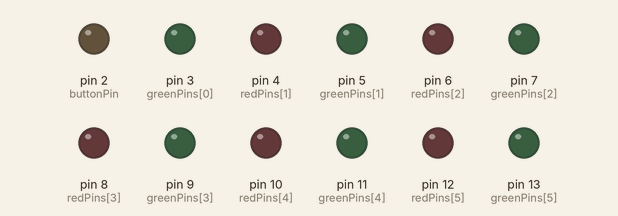
Bench run of a sketch on a simulated Arduino Uno, built with avr-gcc and run on an emulated ATmega328P. Parts: output pins drawn as LEDs (lit = HIGH).

Above: at 0.05 s.
At 2.25 s:
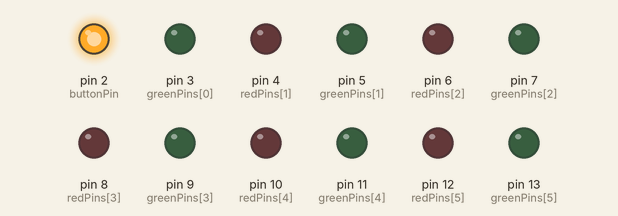
At 4.45 s:
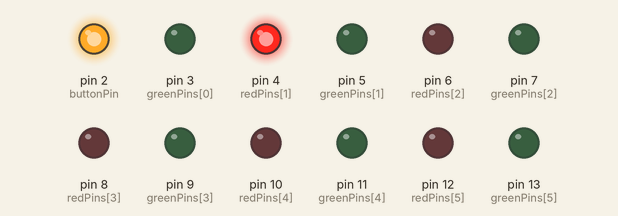
At 8.85 s:
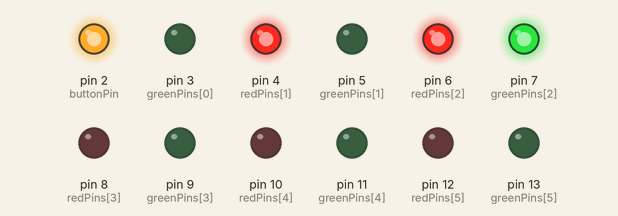
At 13.25 s:
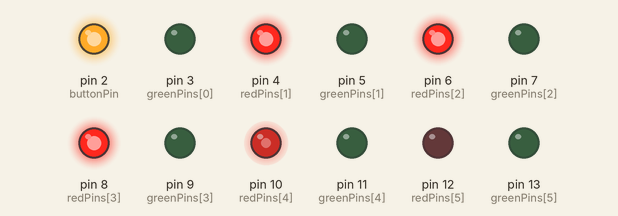
At 17.75 s:
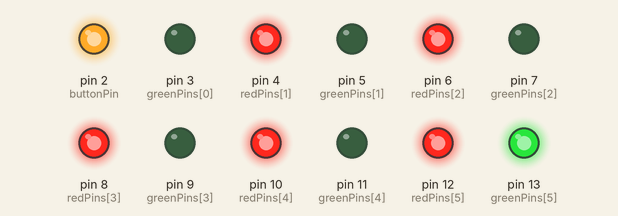
Timing chart, 0 to 23.1 s (numbered marks = the images above):
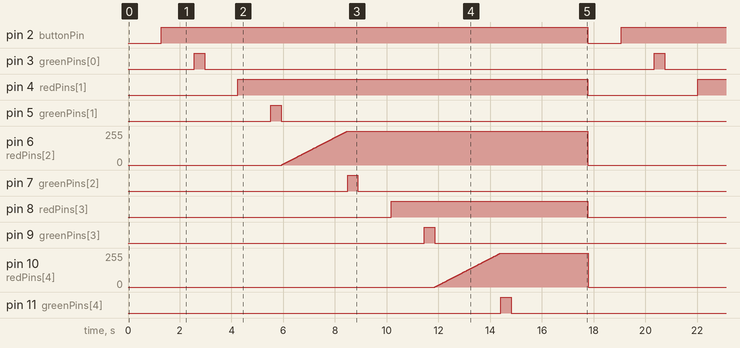

The sketch:

SAMtest_11.ino
```cpp
int buttonPin = 2;
int greenPins[] = {3, 5, 7, 9, 11, 13};
int redPins[] = {2,4, 6, 8, 10, 12};
/*
pins used for Green: 2,4, 6, 8, 10, 12
-- Need to Re-confirm if time still allows--
-- Confirm if the button is working..
-- Use the Free wire mechanism to implement the switch --
pins used for Red : 3, 5, 7, 9, 11, 13
*/
bool buttonPressed = false;

void setup() {
  pinMode(buttonPin, INPUT);
  for (int i = 0; i < 6; i++) {
    pinMode(redPins[i], OUTPUT);
    pinMode(greenPins[i], OUTPUT);
  }
}

void loop() {
  buttonPressed = digitalRead(buttonPin) == HIGH;
  static unsigned long buttonTimer = 0;
  static bool sequenceOn = true;

  if (buttonPressed) {
    if (millis() - buttonTimer > 2000) {
      sequenceOn = false;
      for (int i = 0; i < 6; i++) {
        analogWrite(redPins[i], 0);
        digitalWrite(greenPins[i], LOW);
      }
    }
  } else {
    buttonTimer = millis();
    sequenceOn = true;
  }

  if (sequenceOn) {
    for (int i = 0; i < 6; i++) {
      for (int brightness = 0; brightness <= 255; brightness++) {
        analogWrite(redPins[i], brightness);
        delay(10);
      }
      digitalWrite(greenPins[i], HIGH);
      delay(400);
      digitalWrite(greenPins[i], LOW);
    }
  }

// 	Need to use a function to reset the lights,
 // So that everything can start from scratch.

}
```

Measured:
- by itself, pin 2 (buttonPin): alternates HIGH for 16.5 s and LOW for 1.3 s
- by itself, pin 4 (redPins[1]): alternates HIGH for 13.5 s and LOW for 4.2 s
- by itself, pin 6 (redPins[2]), pin 10 (redPins[4]): ramps from 0/255 to 255/255 and jumps back, once every 17.8 s
- by itself, pin 8 (redPins[3]): alternates HIGH for 7.6 s and LOW for 10.2 s
- by itself, pin 12 (redPins[5]): alternates HIGH for 1.7 s and LOW for 16.1 s
- by itself, pin 3 (greenPins[0]), pin 5 (greenPins[1]), pin 7 (greenPins[2]), pin 9 (greenPins[3]), pin 11 (greenPins[4]), pin 13 (greenPins[5]): alternates HIGH for 0.40 s and LOW for 17.4 s
